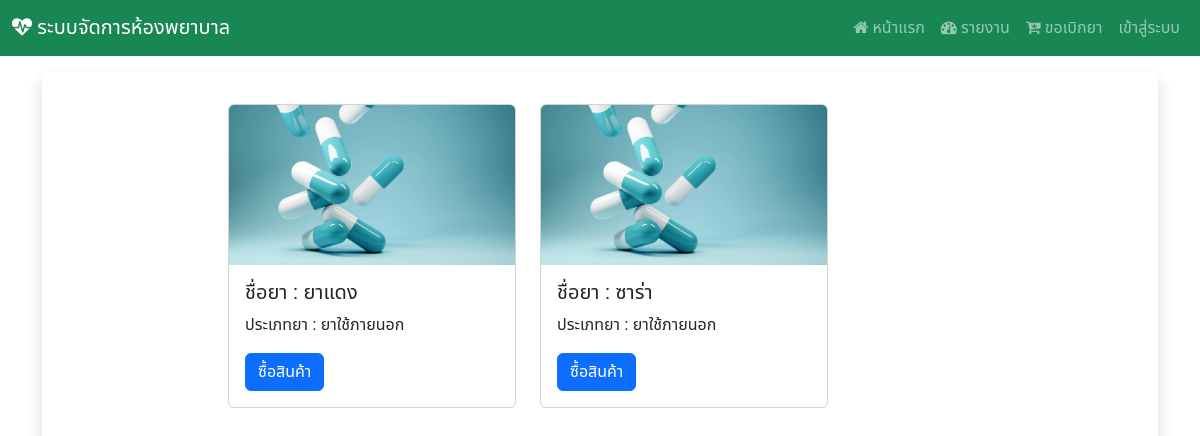
The app's page /, older data.
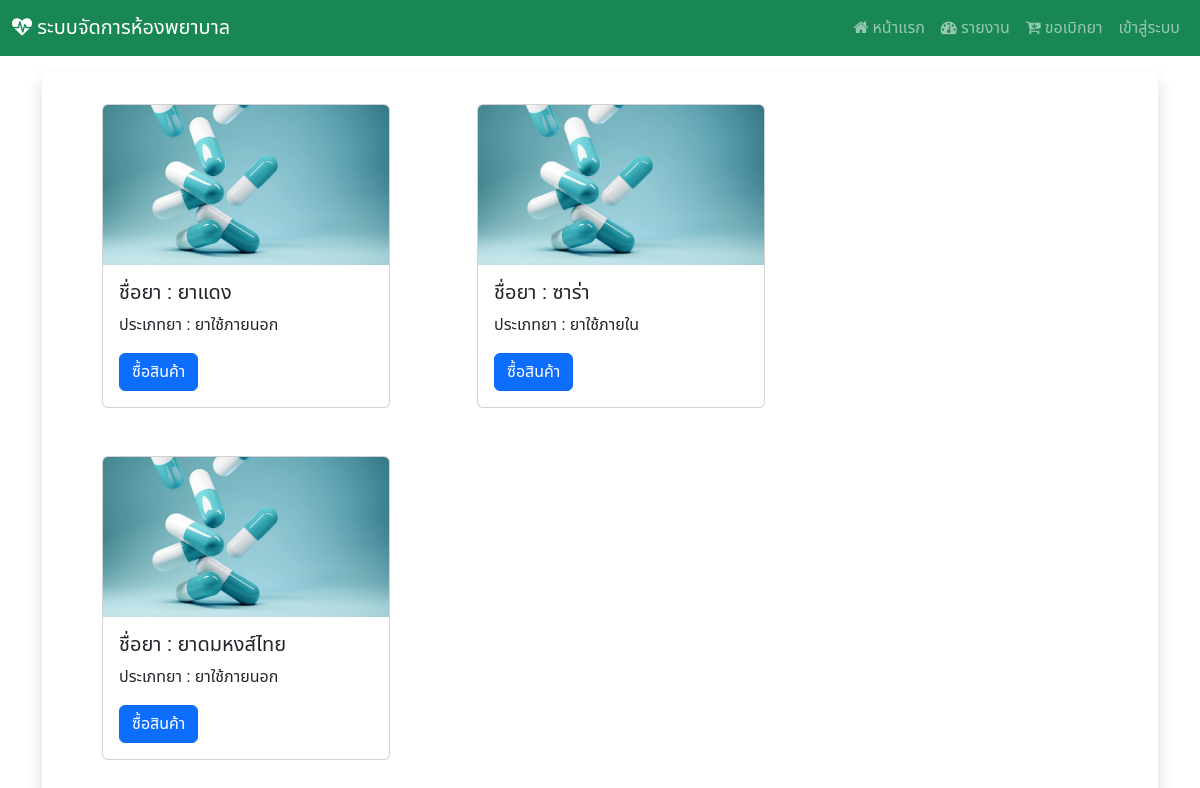
The same page, newer data.
### Hospital_app/models.py (models this page shows, shortened)
class drug(models.Model):
    drug_id = models.AutoField(primary_key=True)
    drug_name = models.CharField(max_length=255)
    drug_img = models.ImageField(upload_to='images/drug',null=True)
    drug_type = models.ForeignKey(d_type, on_delete=models.CASCADE)
    drug_qty = models.IntegerField()
    drug_exp = models.DateField()

class d_type(models.Model):
    type_id = models.AutoField(primary_key=True)
    type_name = models.CharField(max_length=255)
    def __str__(self):
        return f"{self.type_name}"

### Hospital_app/views.py (the view)
# urls.py: path('',views.home),
def home(request):
    show_drug = drug.objects.all()
    context  = {"drug_data" : show_drug}
    return render(request,'drug_data.html',context)

### Hospital_app/templates/drug_data.html (shortened to what this page needs)
{%extends "base.html"%}
{% block content %}
<div
  class="container my-3 d-flex justify-content-center align-items-center shadow rounded"
>
  <div class="row">
    {% for i in drug_data %}
    <div class="col-lg-3 col-md-6 me-5 ms-5 mb-5">
      <div class="card" style="width: 18rem">
        <img src="static/images/drug/drug.jpg" class="card-img-top" alt=" {{ i.drug_name }}" />
        <div class="card-body">
          <h5 class="card-title">ชื่อยา : {{ i.drug_name }}</h5>
          <p class="card-text">ประเภทยา : {{ i.drug_type }}</p>
          <a href="#" class="btn btn-primary">ซื้อสินค้า</a>
        </div>
      </div>
    </div>
    {% endfor %}
  </div>
</div>
{% endblock content %}

### Hospital_app/templates/base.html (shortened to what this page needs)
<!DOCTYPE html>
<html>
  <head>
    {% load bootstrap5 %} {% bootstrap_css %} {% bootstrap_javascript %}
    <link rel="stylesheet" href="path/to/font-awesome/css/font-awesome.min.css">
    <link
      href="https://maxcdn.bootstrapcdn.com/font-awesome/4.7.0/css/font-awesome.min.css"
      rel="stylesheet"
    />
  </head>
  <body>
    <nav class="navbar navbar-expand-lg navbar-dark bg-success">
      <div class="container-fluid">
        <a class="navbar-brand" href="#"><i class="fa fa-heartbeat" aria-hidden="true"></i>
        ระบบจัดการห้องพยาบาล
        </a>
        <div class="collapse navbar-collapse" id="navbarNav">
          <ul class="navbar-nav ms-auto">
            <li class="nav-item">
              <a class="nav-link" href="/">
                <i class="fa fa-home" aria-hidden="true"></i>
                หน้าเเรก</a>
            </li>
            <li class="nav-item">
              <a class="nav-link" href="/report">
                <i class="fa fa-tachometer" aria-hidden="true"></i>
                รายงาน</a>
            </li>
            <li class="nav-item">
              <a class="nav-link" href="/buy_drugu">
                <i class="fa fa-cart-arrow-down" aria-hidden="true"></i>
                ขอเบิกยา</a>
            </li>
            {% if user.is_authenticated %}
            <li class="nav-item">
              <a class="nav-link" href="logout">ออกจากระบบ</a>
            </li>
            {% else %}
            <li class="nav-item">
              <a class="nav-link" href="/login">เข้าสู่ระบบ</a>
            </li>
            {% endif %}
          </ul>
        </div>
      </div>
    </nav>
    <div class="container ">
      {% block content%}{% endblock %}
    </div>
  </body>
</html>

### Hospital_app/templates/base.html (style rules this page uses)
body { font-family: "Noto Sans Thai", sans-serif; }

Row changes from the older to the newer data that the page shows:
changed drug "ซาร่า": drug_type "ยาใช้ภายนอก" → "ยาใช้ภายใน"
added drug: drug_name "ยาดมหงส์ไทย", drug_type "ยาใช้ภายนอก"
